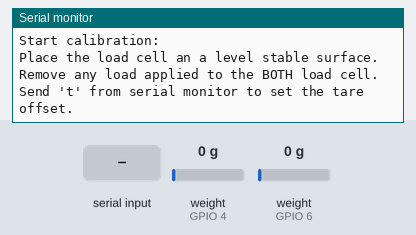
Bench run of a sketch on a simulated ESP8266 (NodeMCU). Shown: the last lines printed to the serial monitor. Inputs (shaded band) come from the test bench; at power-on: weight on the scale (sensors on GPIO 4, GPIO 6) 0 g. EEPROM starts erased.

Above: at 5.6 s.
5.7 s: "t90\n" received over Serial
At 6.1 s:
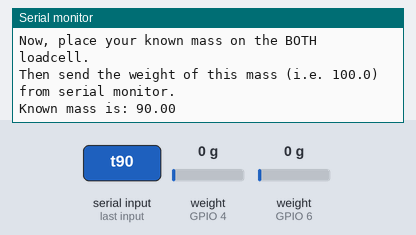
7.2 s: "y90\n" received over Serial
At 9.07 s:
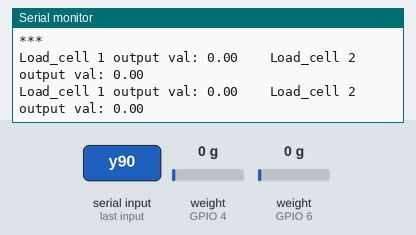
10.2 s: "t,45\n" received over Serial
11.7 s: weight on the scale (sensor on GPIO 4) set to 100 g
At 11.7 s:
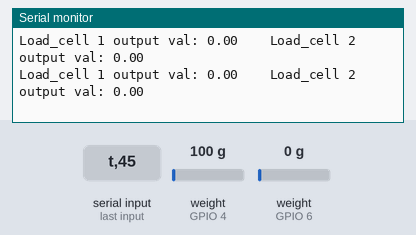
13.2 s: weight on the scale (sensor on GPIO 6) set to 100 g
At 13.21 s:
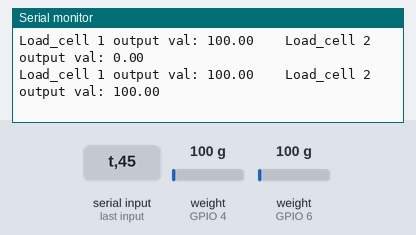
14.7 s: weight on the scale (sensor on GPIO 4) set to 1250 g
At 14.73 s:
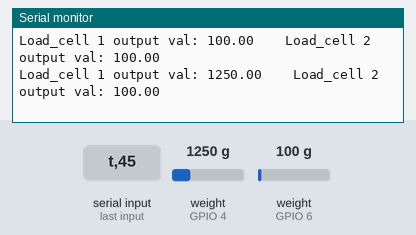
Timing chart, 0 to 17.2 s (numbered marks = the images above; inputs shaded):
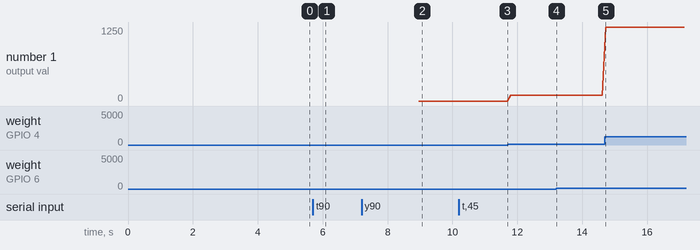

Measured:
- after the input at 5.7 s, the serial monitor: prints a new line at once (image 1)
- after the input at 7.2 s, the serial monitor: prints a new line after 1.7 s (image 2)
- after the input at 13.2 s, the serial monitor: prints a new line at once (image 4)
- after the input at 14.7 s, the serial monitor: prints a new line at once (image 5)
- plotted number 1: 0 → 100 after the input at 11.7 s, 100 → 1250 after the input at 14.7 s

The sketch:

2calibation.ino
```cpp
#include <HX711_ADC.h>
#if defined(ESP8266)|| defined(ESP32) || defined(AVR)
#include <EEPROM.h>
#endif

//pins:
const int HX711_dout_1 = 4; //mcu > HX711 no 1 dout pin
const int HX711_sck_1 = 5; //mcu > HX711 no 1 sck pin
const int HX711_dout_2 = 6; //mcu > HX711 no 2 dout pin
const int HX711_sck_2 = 7; //mcu > HX711 no 2 sck pin


//HX711 constructors:
HX711_ADC LoadCell_1(HX711_dout_1, HX711_sck_1);
HX711_ADC LoadCell_2(HX711_dout_2, HX711_sck_2);

const int calVal_eepromAdress1 = 0;
const int calVal_eepromAdress2 = 4; // Second EEPROM address

unsigned long t = 0;

void setup() {
    // Serial setup
    Serial.begin(57600); delay(10);
    Serial.println();
    Serial.println("Starting...");

    unsigned long stabilizingtime = 2000; // preciscion right after power-up can be improved by adding a few seconds of stabilizing time
    boolean _tare = true; //set this to false if you don't want tare to be performed in the next step

    // Init LoadCell_1
    LoadCell_1.begin();
    LoadCell_1.start(stabilizingtime, _tare);
    if (LoadCell_1.getTareTimeoutFlag() || LoadCell_1.getSignalTimeoutFlag()) {
        Serial.println("LoadCell1 Timeout, check MCU>HX711 wiring and pin designations");
        while (1);
    } else {
        LoadCell_1.setCalFactor(1.0);
        Serial.println("Startup of LoadCell1 is complete");
    }

    // Init LoadCell_2
    LoadCell_2.begin();
    LoadCell_2.start(stabilizingtime, _tare);
    if (LoadCell_2.getTareTimeoutFlag() || LoadCell_2.getSignalTimeoutFlag()) {
        Serial.println("LoadCell2 Timeout, check MCU>HX711 wiring and pin designations");
        while (1);
    } else {
        LoadCell_2.setCalFactor(1.0);
        Serial.println("Startup of LoadCell2 is complete");
    }

    //wating update
    while (!LoadCell_1.update());
    while (!LoadCell_2.update());

    calibrate(); //start calibration procedure
}

void loop() {
  static boolean newDataReady = 0;
  const int serialPrintInterval = 0; //increase value to slow down serial print activity

  // check for new data/start next conversion:
  if (LoadCell_1.update()) newDataReady = true;
  LoadCell_2.update();

  //get smoothed value from data set
  if ((newDataReady)) {
    if (millis() > t + serialPrintInterval) {
      float a = LoadCell_1.getData();
      float b = LoadCell_2.getData();
      Serial.print("Load_cell 1 output val: ");
      Serial.print(a);
      Serial.print("    Load_cell 2 output val: ");
      Serial.println(b);
      newDataReady = 0;
      t = millis();
    }
  }

  // receive command from serial terminal
  if (Serial.available() > 0) {
    char inByte = Serial.read();
    if (inByte == 't') {
      LoadCell_1.tareNoDelay();
      LoadCell_2.tareNoDelay();
    }
    else if (inByte == 'r') calibrate(); //calibrate
    //else if (inByte == 'c') changeSavedCalFactor(); //edit calibration value manually
  }

  //check if last tare operation is complete
  if (LoadCell_1.getTareStatus() == true) {
    Serial.println("Tare load cell 1 complete");
  }
  if (LoadCell_2.getTareStatus() == true) {
    Serial.println("Tare load cell 2 complete");
  }
}

void calibrate() {
    // ... [similar code for LoadCell2]
    // You need to duplicate the calibration process for the second LoadCell.
    // And remember to save/load calibration values to/from EEPROM at different addresses.
  Serial.println("***");
  Serial.println("Start calibration:");
  Serial.println("Place the load cell an a level stable surface.");
  Serial.println("Remove any load applied to the BOTH load cell.");
  Serial.println("Send 't' from serial monitor to set the tare offset.");

  boolean _resume = false;
  while (_resume == false) {
    LoadCell_1.update();
    LoadCell_2.update();
    if (Serial.available() > 0) {
      if (Serial.available() > 0) {
        char inByte = Serial.read();
        if (inByte == 't') {
          LoadCell_1.tareNoDelay();
          LoadCell_2.tareNoDelay();
        }
      }
    }
    if (LoadCell_1.getTareStatus() == true && LoadCell_2.getTareStatus() == true) {
      Serial.println("Tare complete");
      _resume = true;
    }
  }

  Serial.println("Now, place your known mass on the BOTH loadcell.");
  Serial.println("Then send the weight of this mass (i.e. 100.0) from serial monitor.");

  float known_mass = 0;
  _resume = false;
  while (_resume == false) {
    LoadCell_1.update();
    LoadCell_2.update();
    if (Serial.available() > 0) {
      known_mass = Serial.parseFloat();
      if (known_mass != 0) {
        Serial.print("Known mass is: ");
        Serial.println(known_mass);
        _resume = true;
      }
    }
  }

  LoadCell_1.refreshDataSet(); //refresh the dataset to be sure that the known mass is measured correct
  LoadCell_2.refreshDataSet(); //refresh the dataset to be sure that the known mass is measured correct
  float newCalibrationValue_1 = LoadCell_1.getNewCalibration(known_mass); //get the new calibration value
  float newCalibrationValue_2 = LoadCell_2.getNewCalibration(known_mass); //get the new calibration value

  Serial.print("New calibration value 1 has been set to: ");
  Serial.println(newCalibrationValue_1);
  Serial.print("New calibration value 2 has been set to: ");
  Serial.println(newCalibrationValue_2);
  Serial.println("Use this as calibration value (calFactor) in your project sketch.");
  Serial.print("Save this value to EEPROM adress ");
  Serial.print(calVal_eepromAdress1);
  Serial.print(", and ");
  Serial.print(calVal_eepromAdress2);
  Serial.println(" ? y/n");

  _resume = false;
  while (_resume == false) {
    if (Serial.available() > 0) {
      char inByte = Serial.read();
      if (inByte == 'y') {
#if defined(ESP8266)|| defined(ESP32)
        EEPROM.begin(512);
#endif
        EEPROM.put(calVal_eepromAdress1, newCalibrationValue_1);
        EEPROM.put(calVal_eepromAdress2, newCalibrationValue_2);
#if defined(ESP8266)|| defined(ESP32)
        EEPROM.commit();
#endif
        Serial.print("Value ");
        Serial.print(newCalibrationValue_1, newCalibrationValue_2);
        Serial.print(" saved to EEPROM address: ");
        Serial.print(calVal_eepromAdress1);
        Serial.print(", and ");
        Serial.print(calVal_eepromAdress2);
        _resume = true;

      }
      else if (inByte == 'n') {
        Serial.println("Value not saved to EEPROM");
        _resume = true;
      }
    }
  }

  Serial.println("End calibration");
  Serial.println("***");
  Serial.println("To re-calibrate, send 'r' from serial monitor.");
  //Serial.println("For manual edit of the calibration value, send 'c' from serial monitor.");
  Serial.println("***");

}
```
